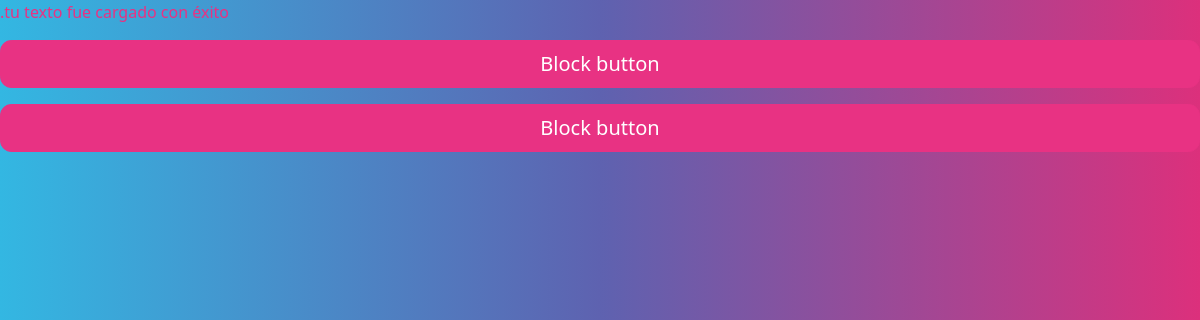
The app's page /acceder/, older data.
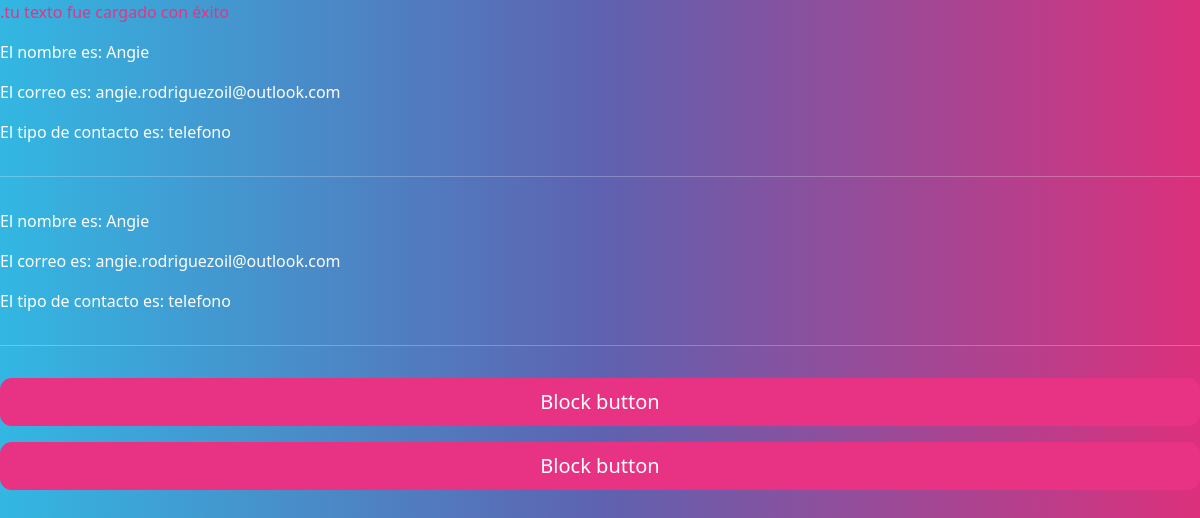
The same page, newer data.
### formulario/models.py (models this page shows)
class investigar (models.Model):
    nombre_completo=models.CharField(max_length=100, verbose_name="Nombre y Apellido")
    correo=models.EmailField(verbose_name="correo electronico")
    mensaje=models.TextField(verbose_name="Mensaje")
    tipo_de_contacto=models.IntegerField(choices=options,verbose_name="tipo de contacto")
    suscripción=models.BooleanField(default=False,verbose_name="suscribirme a correos informativos")

### formulario/views.py (the view)
# urls.py: path("acceder/", mostrar_información, name="mostrar_información"),
def mostrar_información(request):
    base_datos= investigar.objects.all()
    http_response = render(
        request=request,
        template_name='listados/data.html',
        context={'listados':base_datos} )
    return http_response

### formulario/templates/listados/data.html
{% extends "base.html" %}
{% block contenido %}
<p class="text-primary">.tu texto fue cargado con éxito</p>
{% for objeto in listados%}
        <p>El nombre es: {{ objeto.nombre_completo }} </p>
        <p>El correo es: {{ objeto.correo }} </p>
        {% if objeto.tipo_de_contacto == 1 %}
            <p>El tipo de contacto es: correo </p>
        {% elif objeto.tipo_de_contacto == 0 %}
            <p>El tipo de contacto es: telefono </p>
        {% endif %}
        <hr>
    {% endfor %}
{% endblock contenido %}

Row changes from the older to the newer data that the page shows:
added investigar: nombre_completo "Angie", correo "angie.rodriguezoil@outlook.com", tipo_de_contacto "El tipo de contacto es: telefono"
added investigar: nombre_completo "Angie", correo "angie.rodriguezoil@outlook.com", tipo_de_contacto "El tipo de contacto es: telefono"
